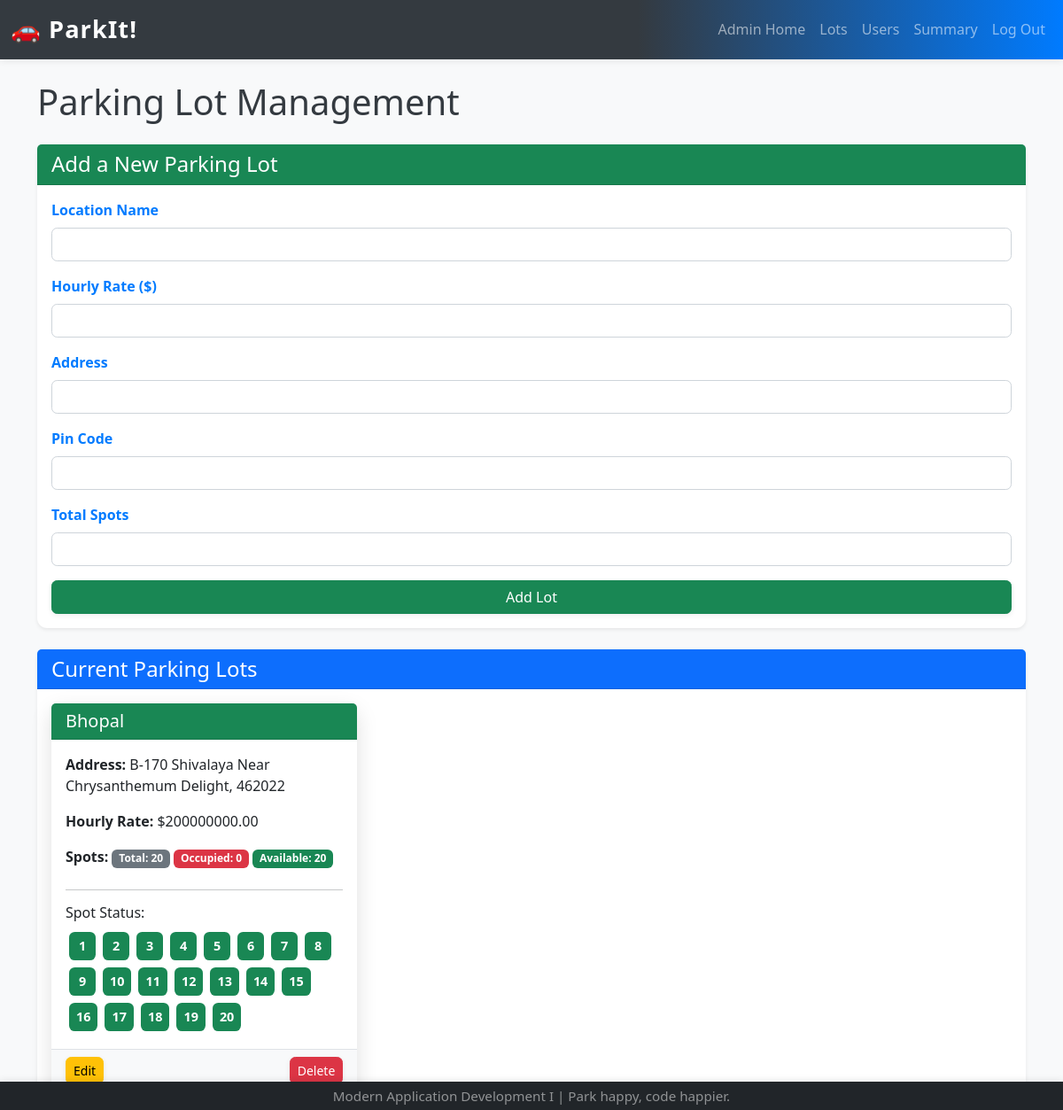
Page /admin_parking_lots (signed in) on the committed database.
### model.py (models this page shows)
class ParkingLot(db.Model):
    __tablename__ = "parking_lots"
    id = db.Column(db.Integer, primary_key=True)
    prime_location_name = db.Column(db.String(120), unique=True, nullable=False)
    price_per_hour = db.Column(db.Float, nullable=False)
    address = db.Column(db.String(200), nullable=False)
    pin_code = db.Column(db.String(10), nullable=False)
    maximum_number_of_spots = db.Column(db.Integer, nullable=False)
    parking_spots = db.relationship("ParkingSpot", backref="parking_lot", cascade="all, delete-orphan")

class ParkingSpot(db.Model):
    __tablename__ = "parking_spots"
    id = db.Column(db.Integer, primary_key=True)
    lot_id = db.Column(db.Integer, db.ForeignKey("parking_lots.id"), nullable=False)
    spot_number = db.Column(db.Integer, nullable=False)
    status = db.Column(db.String(1), nullable=False, default="A")
    reserved_spots = db.relationship("ReservedSpot", back_populates="parking_spot", cascade="all, delete-orphan")
    __table_args__ = (db.UniqueConstraint('lot_id', 'spot_number', name='_lot_spot_uc'),)

### app.py (the view, shortened to what this page needs)
@app.route("/admin_parking_lots", methods=["GET", "POST"])
def admin_parking_lots():
    if "admin_logged_in" not in session:
        flash("Please log in to see the admin dashboard.", "danger")
        return redirect(url_for("admin_login"))
    lots = db.session.query(ParkingLot).order_by(ParkingLot.prime_location_name).all()
    lot_data = []
    for lot in lots:
        total = db.session.query(ParkingSpot).filter_by(lot_id=lot.id).count()
        occupied = db.session.query(ParkingSpot).filter_by(lot_id=lot.id, status="O").count()
        spots = db.session.query(ParkingSpot).filter_by(lot_id=lot.id).order_by(ParkingSpot.spot_number).all()
        lot_data.append({'lot': lot, 'total_spots': total, 'occupied_spots': occupied, 'spots_list': spots})
    return render_template("admin_parking_lots.html", lot_data=lot_data)

### templates/admin_parking_lots.html (shortened to what this page needs)
{% extends "base.html" %}
{% block content %}
    <h1 class="mb-4">Parking Lot Management</h1>
    <div class="card mb-4 shadow-sm">
        <div class="card-header bg-success text-white">
            <h4 class="mb-0">Add a New Parking Lot</h4>
        </div>
        <div class="card-body">
            <form action="{{ url_for('admin_parking_lots') }}" method="POST">
                <div class="mb-3">
                    <label for="prime_location_name" class="form-label">Location Name</label>
                    <input type="text" class="form-control" id="prime_location_name" name="prime_location_name" required>
                </div>
                <div class="mb-3">
                    <label for="price_per_hour" class="form-label">Hourly Rate ($)</label>
                    <input type="number" step="0.01" class="form-control" id="price_per_hour" name="price_per_hour" required min="0">
                </div>
                <div class="mb-3">
                    <label for="address" class="form-label">Address</label>
                    <input type="text" class="form-control" id="address" name="address" required>
                </div>
                <div class="mb-3">
                    <label for="pin_code" class="form-label">Pin Code</label>
                    <input type="text" class="form-control" id="pin_code" name="pin_code" required pattern="[0-9]{6}" title="Please enter a 6-digit pin code.">
                </div>
                <div class="mb-3">
                    <label for="maximum_number_of_spots" class="form-label">Total Spots</label>
                    <input type="number" class="form-control" id="maximum_number_of_spots" name="maximum_number_of_spots" required min="1">
                </div>
                <button type="submit" class="btn btn-success w-100">Add Lot</button>
            </form>
        </div>
    </div>
    <div class="card shadow-sm">
        <div class="card-header bg-primary text-white">
            <h4 class="mb-0">Current Parking Lots</h4>
        </div>
        <div class="card-body">
            {% if lot_data %}
                <div class="row row-cols-1 row-cols-md-2 row-cols-lg-3 g-4">
                {% for data in lot_data %}
                    <div class="col">
                        <div class="card h-100 border-{{ 'danger' if data.occupied_spots > 0 else 'success' }}">
                            <div class="card-header bg-{{ 'danger' if data.occupied_spots > 0 else 'success' }} text-white">
                                <h5 class="card-title mb-0">{{ data.lot.prime_location_name }}</h5>
                            </div>
                            <div class="card-body d-flex flex-column">
                                <p class="card-text"><strong>Address:</strong> {{ data.lot.address }}, {{ data.lot.pin_code }}</p>
                                <p class="card-text"><strong>Hourly Rate:</strong> ${{ "%.2f"|format(data.lot.price_per_hour) }}</p>
                                <p class="card-text mb-2"><strong>Spots:</strong> <span class="badge bg-secondary">Total: {{ data.total_spots }}</span> <span class="badge bg-danger">Occupied: {{ data.occupied_spots }}</span> <span class="badge bg-success">Available: {{ data.total_spots - data.occupied_spots }}</span></p>
                                <hr/>
                                <h6>Spot Status:</h6>
                                <div class="d-flex flex-wrap flex-grow-1">
                                    {% for spot in data.spots_list %}
                                        <span class="badge m-1 p-2
                                            {% if spot.status == 'O' %}bg-danger
                                            {% else %}bg-success
                                            {% endif %}"
                                            title="Spot {{ spot.spot_number }}: {% if spot.status == 'O' %}Occupied{% else %}Available{% endif %}">
                                            {{ spot.spot_number }}
                                        </span>
                                    {% endfor %}
                                </div>
                            </div>
                            <div class="card-footer d-flex justify-content-between bg-light border-top">
                                <a href="{{ url_for('admin_edit_parking_lot', lot_id=data.lot.id) }}" class="btn btn-sm btn-warning">Edit</a>
                                <a href="{{ url_for('admin_delete_parking_lot', lot_id=data.lot.id) }}" class="btn btn-sm btn-danger" onclick="return confirm('Are you sure you want to delete this parking lot? This can only be done if all spots are available.');">Delete</a>
                            </div>
                        </div>
                    </div>
                {% endfor %}
                </div>
            {% else %}
                <p>No parking lots yet. Use the form above to add your first one!</p>
            {% endif %}
        </div>
    </div>
{% endblock %}

### static/css/style.css (style rules this page uses)
body { padding-top: 0px; background-color: #f8f9fa; color: #343a40; }
.card { margin-bottom: 5px; border: none; border-radius: .7rem; box-shadow: 0 0.5rem 1.5rem rgba(0, 0, 0, 0.13); }
.card-header { border-bottom: 1px solid rgba(0, 0, 0, .125); border-top-left-radius: calc(.7rem - 1px); border-top-right-radius: calc(.7rem - 1px); background: #f1f3f4; font-weight: 600; }
.form-label { font-weight: bold; color: #007bff; }
.btn { font-weight: 500; border-radius: 0.4rem; transition: background 0.2s, color 0.2s, box-shadow 0.2s; box-shadow: 0 2px 6px rgba(0,0,0,0.07); }
input.form-control, select.form-select { border-radius: 0.4rem; border: 1px solid #ced4da; transition: border-color 0.2s; }
.badge.p-2 { min-width: 30px; display: inline-flex; align-items: center; justify-content: center; font-size: 0.9em; border-radius: 0.4rem; }

### rows in the picture
ParkingLot: lot.prime_location_name "Bhopal", lot.address "B-170 Shivalaya Near Chrysanthemum Delight", lot.pin_code "462022", lot.price_per_hour "200000000.00"
ParkingSpot: spot_number "1"
ParkingSpot: spot_number "2"
ParkingSpot: spot_number "3"
ParkingSpot: spot_number "4"
ParkingSpot: spot_number "5"
ParkingSpot: spot_number "6"
ParkingSpot: spot_number "7"
ParkingSpot: spot_number "8"
ParkingSpot: spot_number "9"
ParkingSpot: spot_number "10"
ParkingSpot: spot_number "11"
ParkingSpot: spot_number "12"
ParkingSpot: spot_number "13"
ParkingSpot: spot_number "14"
ParkingSpot: spot_number "15"
ParkingSpot: spot_number "16"
ParkingSpot: spot_number "17"
ParkingSpot: spot_number "18"
ParkingSpot: spot_number "19"
ParkingSpot: spot_number "20"

### other values in the picture
{{ data.total_spots }} "20"
{{ data.occupied_spots }} "0"
{{ data.total_spots - data.occupied_spots }} "20"
